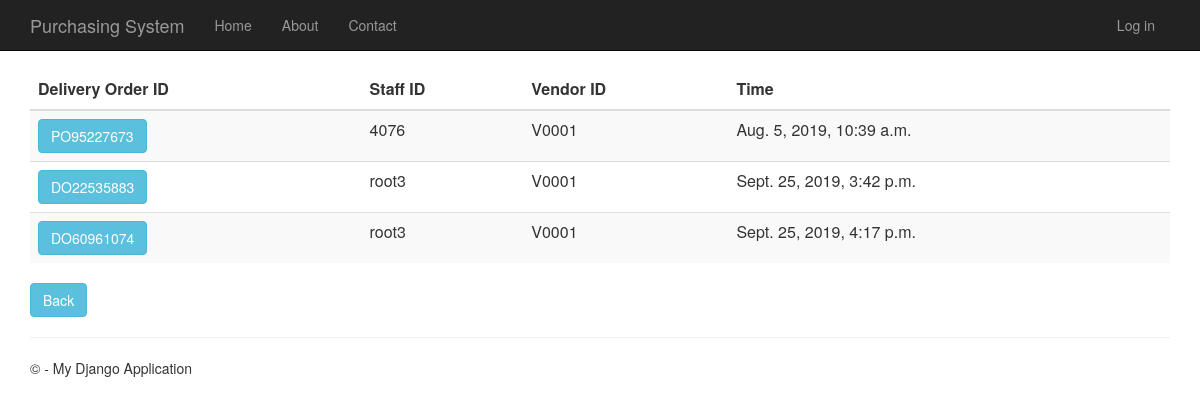
Page /deliveryorderhistory on the earlier database version.
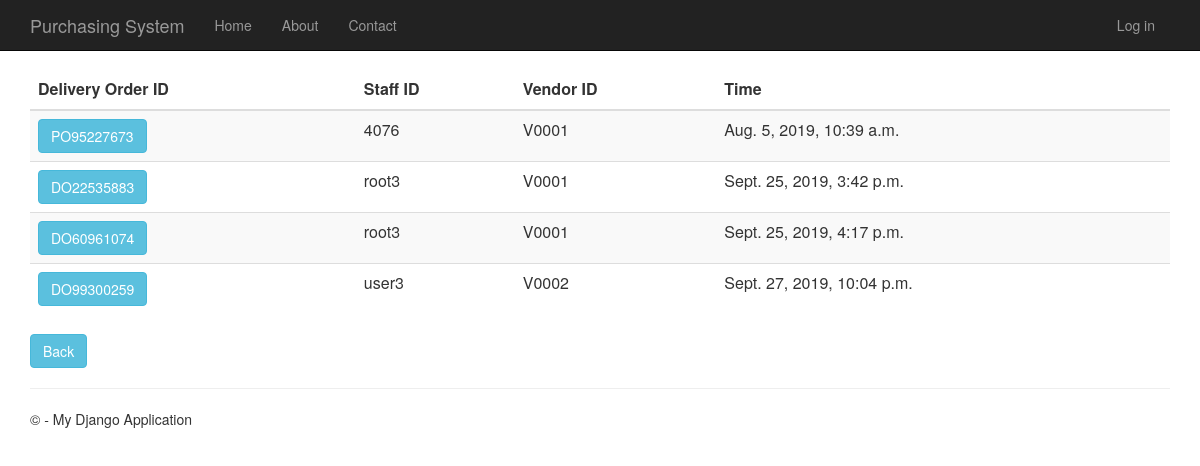
Same page on the later database version.
### DeliveryOrder/models.py (models this page shows, shortened)
class DeliveryOrder(models.Model):
    delivery_order_id = models.CharField(primary_key=True, max_length=10)
    shipping_instructions = models.TextField()
    time_created = models.DateTimeField()
    description = models.TextField(null=True,default=None, blank=True)
    total_price = models.DecimalField(max_digits=10, decimal_places=2, default=Decimal('0.00'))
    person_id = models.ForeignKey(Person)
    vendor_id = models.ForeignKey(Vendor)
    purchase_order_id = models.OneToOneField(PurchaseOrder)

### app/models.py (models this page shows, shortened)
class Person(models.Model):
    user_id = models.OneToOneField(User)
    person_id = models.CharField(primary_key=True, max_length=10)
    person_name = models.TextField()
    person_address = models.TextField()
    person_phone_number = models.TextField()
    person_role = models.TextField(default = 'MANAGER')

class Vendor(models.Model):
    vendor_id = models.CharField(primary_key=True, max_length=10)
    vendor_name = models.TextField()
    vendor_phone_number = models.TextField()
    vendor_address = models.TextField()
    vendor_email = models.TextField()
    def __str__(self):
        return str(self.vendor_id)

### DeliveryOrder/views.py (the view)
# urls.py: url(r'^deliveryorderhistory', DeliveryOrder.views.deliveryorderhistory, name="delivery_order_history"),
def deliveryorderhistory(request):
    delivery_orders = DeliveryOrder.objects.all()
    context = {
            'title':'delivery Order History',
            'rows':delivery_orders
        }
    return render(request,'DeliveryOrder/deliveryorderhistory.html',context)

### DeliveryOrder/templates/DeliveryOrder/deliveryorderhistory.html
﻿{% extends "app/layout.html" %}
{% block content %}
<div class="purcahseorderhistory margintop" action="menu" >
    <form action="deliveryorderhistorydetails" method="GET">
        <table class="table table-striped margintop">
          <thead>
            <tr>
              <th scope="col">Delivery Order ID</th>
              <th scope="col">Staff ID</th>
              <th scope="col">Vendor ID</th>
              <th scope="col">Time</th>
            </tr>
          </thead>
          <tbody>
              {% for r in rows %}
            <tr>
                 <td><button type="submit" name="do_id" value="{{r.delivery_order_id}}" class="btn btn-info" >{{r.delivery_order_id}}</button></td>
                 <td>{{r.person_id.person_id}}</td>
                 <td>{{r.vendor_id}}</td>
                 <td>{{r.time_created}}</td>
            </tr>
              {% endfor %}
          </tbody>
        </table>
        <div class="margintop">
            <a type="submit" class="btn btn-info" href="/menu">Back</a>
        </div>
    </form>
</div>
{% endblock %}

Differences in the rows shown:
added DeliveryOrder: delivery_order_id "DO99300259", person_id.person_id "user3", vendor_id "V0002", time_created "Sept. 27, 2019, 10:04 p.m."
